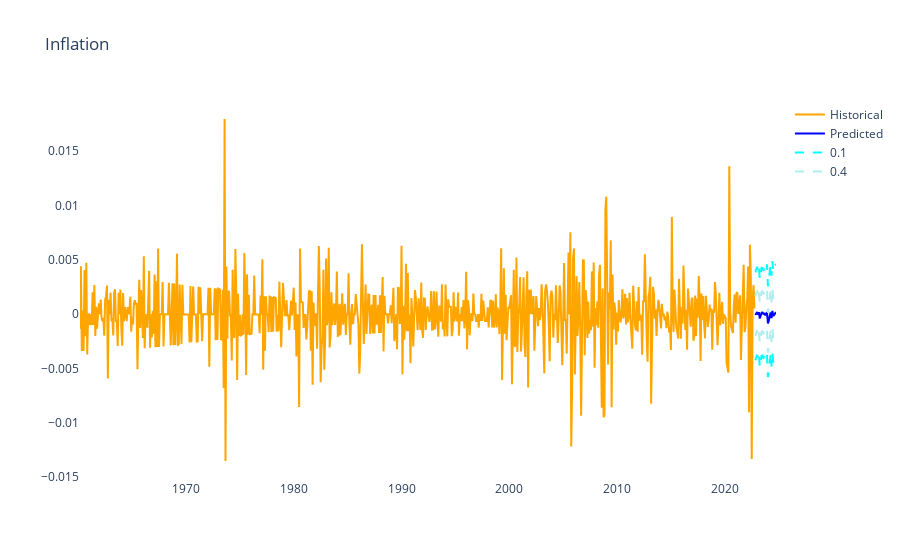

Notebook cell for this chart:
### Code cell
import plotly.graph_objects as go

# Create a new figure
fig = go.Figure()

# Add each time series as a separate trace with the 'lines' mode
fig.add_trace(
    go.Scatter(
        x=historical_data.index,
        y=historical_data.values,
        name="Historical",
        mode="lines",
        line=dict(color="orange"),
    )
)
fig.add_trace(
    go.Scatter(
        x=predicted_data.index,
        y=predicted_data.values,
        name="Predicted",
        mode="lines",
        line=dict(color="blue"),
    )
)
fig.add_trace(
    go.Scatter(
        x=predict_lower_10.index,
        y=predict_lower_10.values,
        name="0.1",
        mode="lines",
        line=dict(color="cyan", dash="dash"),
    )
)
fig.add_trace(
    go.Scatter(
        x=predict_lower_40.index,
        y=predict_lower_40.values,
        name="0.4",
        mode="lines",
        line=dict(color="paleturquoise", dash="dash"),
    )
)
fig.add_trace(
    go.Scatter(
        x=predict_upper_10.index,
        y=predict_upper_10.values,
        name="0.1",
        mode="lines",
        line=dict(color="cyan", dash="dash"),
    )
)
fig.add_trace(
    go.Scatter(
        x=predict_upper_40.index,
        y=predict_upper_40.values,
        name="0.4",
        mode="lines",
        line=dict(color="paleturquoise", dash="dash"),
    )
)

names = set()
fig.for_each_trace(
    lambda trace: trace.update(showlegend=False)
    if (trace.name in names)
    else names.add(trace.name)
)

fig.update_layout(plot_bgcolor="white", title=VARIABLES_MAP[variable])
